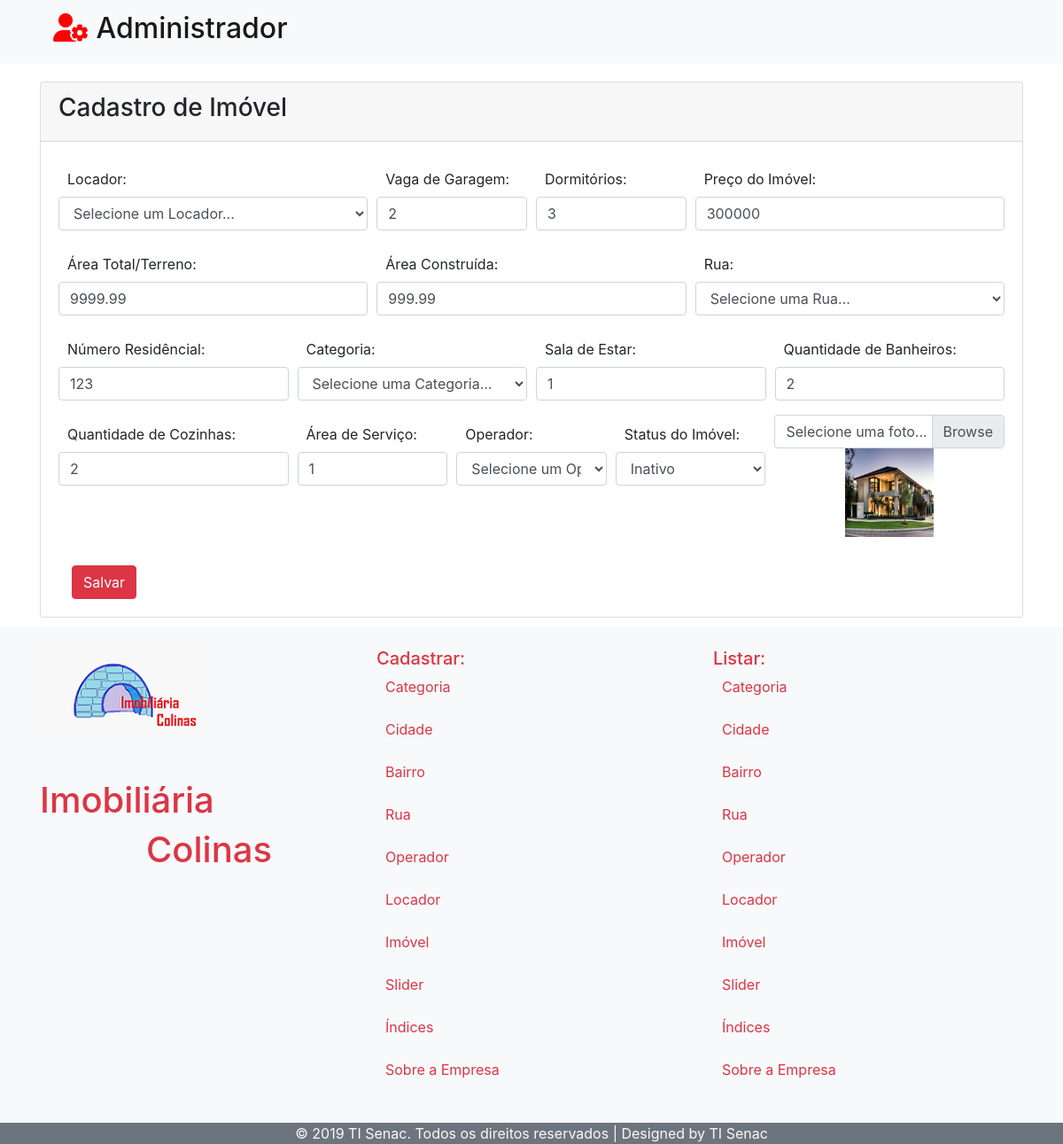
Screenshot of /Imovel/alterar/1 with the database file from the repository.
### tables this page shows
CREATE TABLE IF NOT EXISTS `tb_imovel` (
  `id_imovel` int(11) NOT NULL AUTO_INCREMENT,
  `imagem` varchar(200) NOT NULL,
  `cd_operador` int(11) NOT NULL,
  `cd_rua` int(11) NOT NULL,
  `numero_residencial` int(11) DEFAULT NULL,
  `numero_garagem` int(11) DEFAULT NULL,
  `quantidade_dormitorio` int(11) DEFAULT NULL,
  `preco_imovel` float NOT NULL,
  `area_total` decimal(6,2) NOT NULL,
  `area_construida` decimal(5,2) DEFAULT NULL,
  `cd_categoria` int(11) DEFAULT NULL,
  `numero_banheiro` int(11) DEFAULT NULL,
  `cd_locador` int(11) NOT NULL,
  `sala_estar` int(11) DEFAULT NULL,
  `cozinha` int(11) DEFAULT NULL,
  `area_servico` int(11) DEFAULT NULL,
  `status` varchar(50) NOT NULL,
  PRIMARY KEY (`id_imovel`),
  KEY `fk_Tb_imovel_Tb_categoria1_idx` (`cd_categoria`),
  KEY `codigolocador` (`cd_locador`),
  KEY `fk_imovel_rua` (`cd_rua`),
  KEY `FK_tb_imovel_tb_operador` (`cd_operador`),
  CONSTRAINT `FK_tb_imovel_tb_operador` FOREIGN KEY (`cd_operador`) REFERENCES `tb_operador` (`id_operador`),
  CONSTRAINT `codigolocador` FOREIGN KEY (`cd_locador`) REFERENCES `tb_pessoa` (`id_pessoa`),
  CONSTRAINT `fk_Tb_imovel_Tb_categoria1` FOREIGN KEY (`cd_categoria`) REFERENCES `tb_categoria` (`id_categoria`) ON DELETE NO ACTION ON UPDATE NO ACTION,
  CONSTRAINT `fk_imovel_rua` FOREIGN KEY (`cd_rua`) REFERENCES `tb_rua` (`id_rua`)
);

### application/controllers/Imovel.php (called while the page is built, shortened)
<?php
class Imovel extends CI_Controller {
    public function __construct() {
        $this->load->model('Imovel_model');
    }
    public function alterar($id) {
        if ($id > 0) {
            $this->form_validation->set_rules('nomeLocador', 'nomeLocador', 'required');
            $this->form_validation->set_rules('status', 'status', 'required');
            if ($this->form_validation->run() == false) {
                $data['imovel'] = $this->Imovel_model->getOne($id);
                $this->load->model('Operador_model', 'om');
                $data['operadores'] = $this->om->getAll();
                $this->load->model('Locador_model', 'lm');
                $data['locadores'] = $this->lm->getAll();
                $this->load->model('Rua_model', 'rm');
                $data['ruas'] = $this->rm->getAll();
                $this->load->model('Categoria_model', 'cam');
                $data['categorias'] = $this->cam->getAll();
                $this->load->view('Administrador/Imovel/FormImovel', $data);
                $this->load->view('Administrador/Footer');
            }
        } else {
            redirect('Imovel/listar');
        }
    }
}

### index.php (called while the page is built, shortened)
<?php
require_once BASEPATH.'core/CodeIgniter.php';

### application/models/Imovel_model.php (called while the page is built, shortened)
<?php
class Imovel_model extends CI_Model {
    public function getOne($id) {
        $this->db->where('id_imovel', $id);
        $query = $this->db->get('tb_imovel');
        return $query->row(0);
    }
}

### application/views/Administrador/Imovel/FormImovel.php (the view, shortened to what this page needs)
<!DOCTYPE html>
<html>
    <head>
        <link rel="stylesheet" href="https://stackpath.bootstrapcdn.com/bootstrap/4.3.1/css/bootstrap.min.css">
    </head>
    <body>
        <nav class="navbar navbar-light bg-light">
            <div class="container">
                <div class="row col-12">
                    <div class="col-md-4">
                        <a class="navbar-brand" href="<?= $this->config->base_url(); ?>Admin/pagina">
                            <h2> <i class="fas fa-user-cog" style="color: red;"></i>
                                Administrador </h2>
                        </a>
                    </div>
                </div>
            </div>
        </nav>
        <div class="container" style="margin-top: 20px;">
            <div class="row justify-content-md-center">
                <div class="col-12 align-self-center">
                    <div class="card">
                        <div class="card-header">
                            <h3>Cadastro de Imóvel</h3>
                        </div>
                        <div class="card-body">
                            <form action="" enctype="multipart/form-data" method="POST">
                                <div class="form-row">
                                    <div class="form-group col-md-4">
                                        <label for="nomeLocador" style="margin-left: 10px; margin-top: 10px"> Locador: </label>
                                        <select id="nomeLocador" class="form-control" name="nomeLocador">
                                            <option selected>Selecione um Locador...</option>
                                        </select>
                                    </div>
                                    <div class="form-group col-md-2">
                                        <label for="numero_garagem" style="margin-left: 10px; margin-top: 10px"> Vaga de Garagem: </label>
                                        <input type="text" name="numero_garagem" id="numero_garagem" class="form-control" value="<?= (isset($imovel)) ? $imovel->numero_garagem : ''; ?>" >
                                    </div>
                                    <div class="form-group col-md-2">
                                        <label for="quantidade_dormitorio" style="margin-left: 10px; margin-top: 10px"> Dormitórios: </label>
                                        <input type="text" name="quantidade_dormitorio" id="quantidade_dormitorio" class="form-control" value="<?= (isset($imovel)) ? $imovel->quantidade_dormitorio : ''; ?>" >
                                    </div>
                                    <div class="form-group col-md-4">
                                        <label for="preco_imovel" style="margin-left: 10px; margin-top: 10px"> Preço do Imóvel: </label>
                                        <input type="text" name="preco_imovel" id="preco_imovel" class="form-control" value="<?= (isset($imovel)) ? $imovel->preco_imovel : ''; ?>">
                                    </div>
                                </div>
                                <div class="form-row">
                                    <div class="form-group col-md-4">
                                        <label for="area_total" style="margin-left: 10px; margin-top: 10px"> Área Total/Terreno: </label>
                                        <input type="text" name="area_total" id="area_total" class="form-control" value="<?= (isset($imovel)) ? $imovel->area_total : ''; ?>">
                                    </div>
                                    <div class="form-group col-md-4">
                                        <label for="area_construida" style="margin-left: 10px; margin-top: 10px"> Área Construída: </label>
                                        <input type="text" name="area_construida" id="area_construida" class="form-control" value="<?= (isset($imovel)) ? $imovel->area_construida : ''; ?>">
                                    </div>
                                    <div class="form-group col-md-4">
                                        <label for="nomeRua" style="margin-left: 10px; margin-top: 10px"> Rua: </label>
                                        <select id="nomeRua" class="form-control" name="nomeRua">
                                            <option selected>Selecione uma Rua...</option>
                                        </select>
                                    </div>
                                </div>
                                <div class="form-row">
                                    <div class="form-group col-md-3">
                                        <label for="numero_residencial" style="margin-left: 10px; margin-top: 10px"> Número Residêncial: </label>
                                        <input type="text" name="numero_residencial" id="numero_residencial" class="form-control" value="<?= (isset($imovel)) ? $imovel->numero_residencial : ''; ?>">
                                    </div>
                                    <div class="form-group col-md-3">
                                        <label for="nomeCategoria" style="margin-left: 10px; margin-top: 10px"> Categoria: </label>
                                        <select id="nomeCategoria" class="form-control" name="nomeCategoria">
                                            <option selected>Selecione uma Categoria...</option>
                                        </select>
                                    </div>
                                    <div class="form-group col-md-3">
                                        <label for="sala_estar" style="margin-left: 10px; margin-top: 10px"> Sala de Estar: </label>
                                        <input type="text" name="sala_estar" id="sala_estar" class="form-control" value="<?= (isset($imovel)) ? $imovel->sala_estar : ''; ?>">
                                    </div>
                                    <div class="form-group col-md-3">
                                        <label for="numero_banheiro" style="margin-left: 10px; margin-top: 10px"> Quantidade de Banheiros: </label>
                                        <input type="text" name="numero_banheiro" id="numero_banheiro" class="form-control" value="<?= (isset($imovel)) ? $imovel->numero_banheiro : ''; ?>">
                                    </div>
                                </div>
                                <div class="form-row">
                                    <div class="form-group col-md-3">
                                        <label for="cozinha" style="margin-left: 10px; margin-top: 10px"> Quantidade de Cozinhas: </label>
                                        <input type="text" name="cozinha" id="cozinha" class="form-control" value="<?= (isset($imovel)) ? $imovel->cozinha : ''; ?>">
                                    </div>
                                    <div class="form-group col-md-2">
                                        <label for="area_servico" style="margin-left: 10px; margin-top: 10px"> Área de Serviço: </label>
                                        <input type="text" name="area_servico" id="area_servico" class="form-control" value="<?= (isset($imovel)) ? $imovel->area_servico : ''; ?>">
                                    </div>
                                    <div class="form-group col-md-2">
                                        <label for="nomeOperador" style="margin-left: 10px; margin-top: 10px"> Operador: </label>
                                        <select id="nomeOperador" class="form-control" name="nomeOperador">
                                            <option selected>Selecione um Operador...</option>
                                        </select>
                                    </div>
                                    <div class="form-group col-md-2">
                                        <label for="status" style="margin-left: 10px; margin-top: 10px"> Status do Imóvel: </label>
                                        <select class="form-control" name="status" id="status">
                                            <option value="0"> Inativo </option>
                                        </select>
                                    </div>
                                    <div class="form-group col-md-3">
                                        <div class="input-group md-12">
                                            <div class="custom-file">
                                                <label class="custom-file-label" for="inputGroupFile03">Selecione uma foto...</label>
                                            </div>
                                        </div>
                                        <?php
                                        if (!empty($imovel->imagem) && file_exists('./Imagens/' . $imovel->imagem)) {
                                            echo '<div class="form-group text-center"><img src="' . base_url('Imagens/' . $imovel->imagem) . '" width="100" height="100"></div>';
                                        }
                                        ?>
                                    </div>
                                </div>
                                <div class="col-md-12">
                                    <button type="submit" class="btn btn-danger" value="Submit">Salvar</button>
                                </div>
                            </form>
                        </div>
                    </div>
                </div>
            </div>
        </div>
    </body>
</html>

### application/views/Administrador/Imovel/FormImovel.php (style rules this page uses)
body { background-size: cover; background-position: center; }
body { background-size: cover; background-image: url('https://www.bing.com/th?id=OIP.Z8wavCrXBj8WmuC6RUrgXgHaFj&pid=Api&rs=1&p=0'); }

### rows the page displays
tb_imovel: numero_garagem "2", quantidade_dormitorio "3", preco_imovel "300000", area_total "9999.99", area_construida "999.99", numero_residencial "123", sala_estar "1", numero_banheiro "2", cozinha "2", area_servico "1", imagem (picture)
